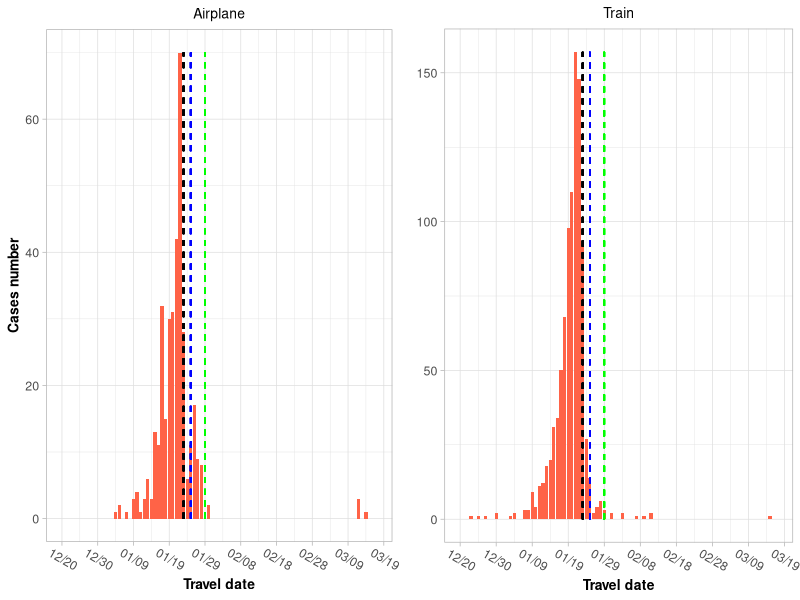

Write R code to recreate this figure.
library(ggplot2)
library(openxlsx)

dailyCases <- read.xlsx("TravelTimeSummary_China.xlsx", "Cases travel date", detectDates=TRUE)

gpTrain <- ggplot(subset(dailyCases, Type == "Train"), aes(x=Day, y=Count)) + 
  geom_bar(fill="tomato1", stat="identity") +
  geom_segment(aes(x=as.Date("2020-1-23"),xend=as.Date("2020-1-23"),y=0,yend=157), linetype=2, color="black", size=0.5) +
  geom_segment(aes(x=as.Date("2020-1-25"),xend=as.Date("2020-1-25"),y=0,yend=157), linetype=2, color="blue", size=0.5) +
  geom_segment(aes(x=as.Date("2020-1-29"),xend=as.Date("2020-1-29"),y=0,yend=157), linetype=2, color="green", size=0.5) +
  scale_x_date(date_labels = "%m/%d", date_breaks = "10 days", limits = range(dailyCases$Day)) +
  xlab("Travel date") +
  ylab("Cases number") +
  labs(title = "Train") +
  theme_light() +
  theme(
    axis.text = element_text(size=9),
    axis.text.x = element_text(angle = -30, vjust=0.2),
    axis.title = element_text(size=10,face="bold"),
    plot.title = element_text(size=10, hjust=0.5)
  )

gpAir <- ggplot(subset(dailyCases, Type == "Airplane"), aes(x=Day, y=Count)) + 
  geom_bar(fill="tomato1", stat="identity") +
  geom_segment(aes(x=as.Date("2020-1-23"),xend=as.Date("2020-1-23"),y=0,yend=70), linetype=2, color="black", size=0.5) +
  geom_segment(aes(x=as.Date("2020-1-25"),xend=as.Date("2020-1-25"),y=0,yend=70), linetype=2, color="blue", size=0.5) +
  geom_segment(aes(x=as.Date("2020-1-29"),xend=as.Date("2020-1-29"),y=0,yend=70), linetype=2, color="green", size=0.5) +
  scale_x_date(date_labels = "%m/%d", date_breaks = "10 days", limits = range(dailyCases$Day)) +
  xlab("Travel date") +
  ylab("Cases number") +
  labs(title = "Airplane") +
  theme_light() +
  theme(
    axis.text = element_text(size=9),
    axis.text.x = element_text(angle = -30, vjust=0.2),
    axis.title = element_text(size=10,face="bold"),
    plot.title = element_text(size=10, hjust=0.5)
  )

gp <- ggpubr::ggarrange(gpAir, 
                        gpTrain + theme(axis.title.y = element_blank(), plot.margin = margin(5,5,5,12,unit="pt")), 
                        nrow = 1)
gp
                  